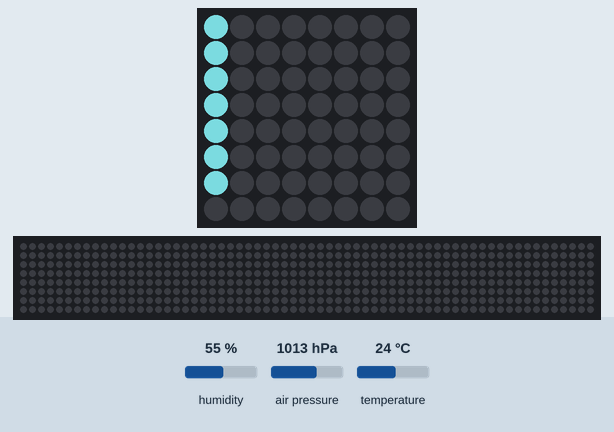
Bench run of a program on a simulated Raspberry Pi (BCM pin numbers) with a Sense HAT. On the bench: the Sense HAT's 8×8 RGB LED matrix, a strip that is not on the board, showing the scrolling text unrolled. The test bench sets the inputs (shaded band); at power-on: humidity 55 %, air pressure 1013 hPa, temperature 24 °C. Dim RGB values are drawn brighter than linear; the 64×8 strip is a reading aid, not a part: it shows the text the matrix is scrolling, unrolled, one strip-width of it at a time. At 14.6 s the program stops and its outputs stay as they are.

Above: at 1.17 s.
At 6.31 s:
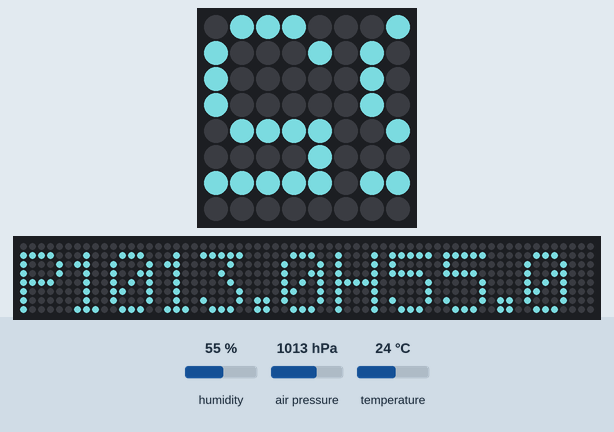
At 8.02 s:
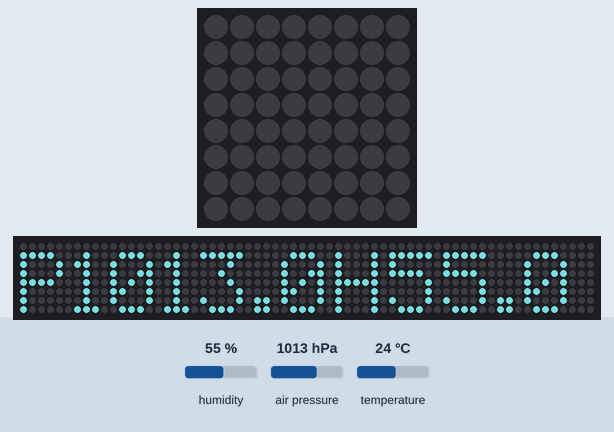
At 8.42 s:
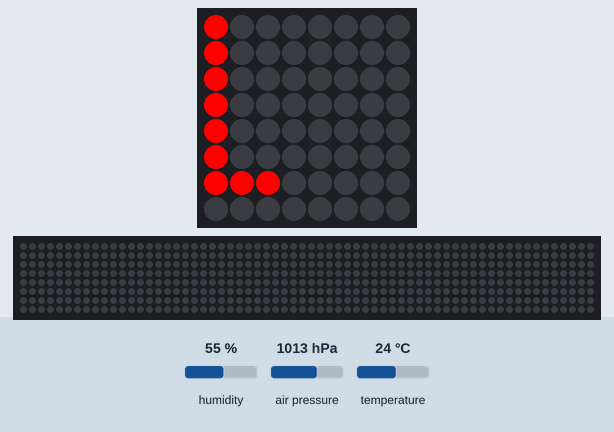
At 8.93 s:
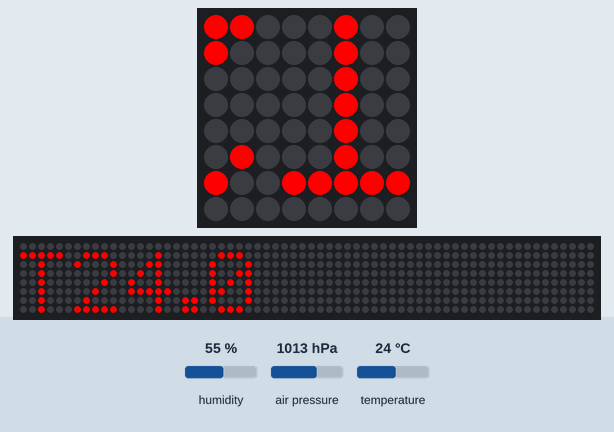
At 11.54 s:
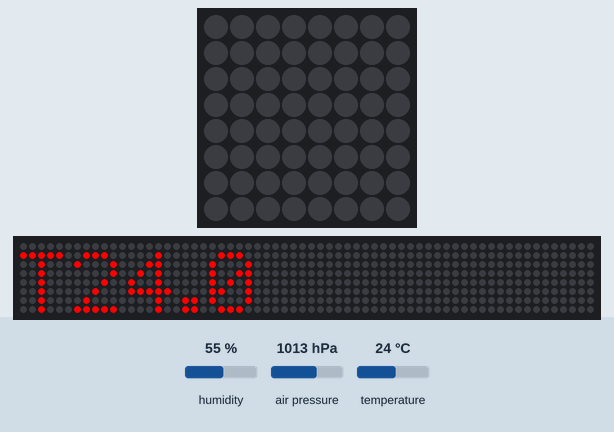

The program:

tph.py
```python
#!/usr/bin/env python

import time
from sense_hat import SenseHat

rotate_degree = 180
cadetblue = (95,158,160)
red = (255,0,0)

def show_tph():
    sense = SenseHat()
    t = 0
    h = 0
    p = 0
    while p < 1:
        p = sense.get_pressure()
        time.sleep(1)

    t = sense.get_temperature()
    h = sense.get_humidity()
    t = round(t, 1)
    p = round(p, 0)
    h = round(h, 0)

    msg = "P{0}H{1}".format(p,h)
    msg1 = "T{0}".format(t)

    sense.set_rotation(rotate_degree)
    sense.show_message(msg, text_colour=cadetblue)
    sense.show_message(msg1, text_colour=red)

if __name__ == '__main__':
	for i in range(1):
		show_tph()
		time.sleep(3)
```
